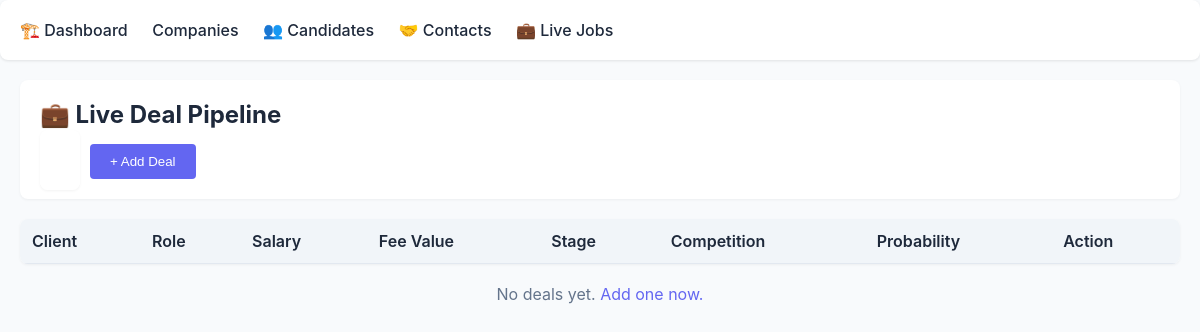
/deals, run on an earlier commit of the app's database.
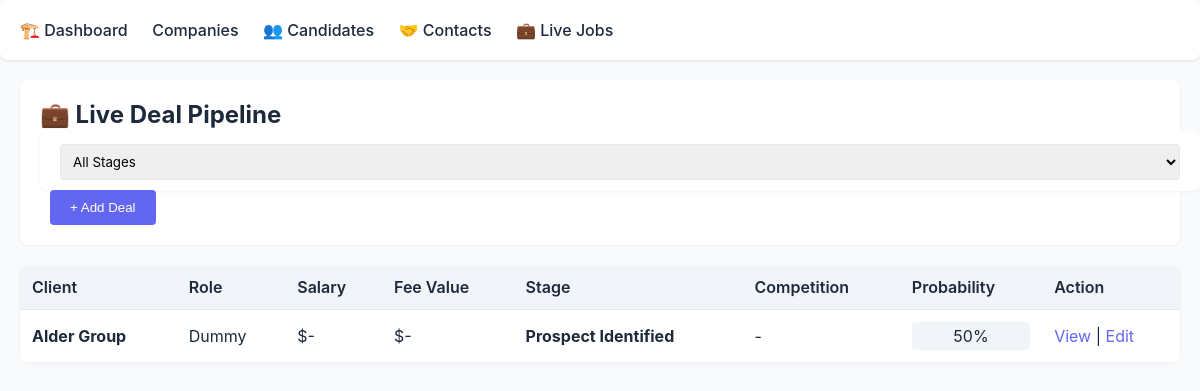
And on a later commit of the database.
### tables this page shows
CREATE TABLE deals (
            id INTEGER PRIMARY KEY,
            client TEXT NOT NULL,
            role TEXT NOT NULL,
            salary_value INTEGER,
            fee_value INTEGER,
            stage TEXT DEFAULT 'Prospect Identified',
            competition TEXT,
            probability INTEGER DEFAULT 50,
            next_action TEXT,
            notes TEXT,
            created_at TIMESTAMP DEFAULT CURRENT_TIMESTAMP,
            updated_at TIMESTAMP DEFAULT CURRENT_TIMESTAMP
        );

### app.py (the view)
@app.route('/deals')
def deals_list():
    db = get_db()
    cursor = db.cursor()
    stage = request.args.get('stage', '')
    if stage:
        cursor.execute('SELECT * FROM deals WHERE stage = ? ORDER BY updated_at DESC', (stage,))
    else:
        cursor.execute('SELECT * FROM deals ORDER BY updated_at DESC')
    deals = cursor.fetchall()
    cursor.execute('SELECT DISTINCT stage FROM deals ORDER BY stage')
    stages = cursor.fetchall()
    db.close()
    return render_template('deals.html', deals=deals, stages=stages, current_stage=stage)

### app.py (called while the page is built)
def get_db():
    db = sqlite3.connect(app.config['DATABASE'])
    db.row_factory = sqlite3.Row
    return db

### templates/deals.html (shortened to what this page needs)
{% extends "base.html" %}
{% block content %}
<div class="header">
  <h1>💼 Live Deal Pipeline</h1>
  <div style="margin-top: 15px;">
    <form method="get" style="display: inline;">
      {% if stages %}
      <select name="stage" onchange="this.form.submit()" style="padding: 8px; border-radius: 4px; border: 1px solid #e2e8f0;">
        <option value="">All Stages</option>
      </select>
      {% endif %}
    </form>
    <button class="btn" onclick="showAddForm()" style="margin-left: 10px;">+ Add Deal</button>
  </div>
</div>
<table>
  <thead>
    <tr>
      <th>Client</th>
      <th>Role</th>
      <th>Salary</th>
      <th>Fee Value</th>
      <th>Stage</th>
      <th>Competition</th>
      <th>Probability</th>
      <th>Action</th>
    </tr>
  </thead>
  <tbody>
    {% for deal in deals %}
    <tr>
      <td><strong>{{ deal.client }}</strong></td>
      <td>{{ deal.role }}</td>
      <td>${{ "{:,.0f}".format(deal.salary_value) if deal.salary_value else '-' }}</td>
      <td>${{ "{:,.0f}".format(deal.fee_value) if deal.fee_value else '-' }}</td>
      <td><strong>{{ deal.stage }}</strong></td>
      <td>{{ deal.competition or '-' }}</td>
      <td>
        <div style="background: #f1f5f9; padding: 4px 8px; border-radius: 4px; text-align: center;">
          {{ deal.probability }}%
        </div>
      </td>
      <td>
        <a href="/deal/{{ deal.id }}">View</a> |
        <a href="#" onclick="editJobById({{ deal.id }}); return false;">Edit</a>
      </td>
    </tr>
    {% endfor %}
  </tbody>
</table>
{% if not deals %}
<p style="text-align: center; color: #64748b; margin-top: 20px;">No deals yet. <a href="#" onclick="showAddForm(); return false;">Add one now.</a></p>
{% endif %}
{% endblock %}

### templates/base.html (shortened to what this page needs)
<!DOCTYPE html>
<html>
<head>
</head>
<body>
<nav class="container">
  <a href="/">🏗️ Dashboard</a>
  <a href="/companies">Companies</a>
  <a href="/candidates">👥 Candidates</a>
  <a href="/contacts">🤝 Contacts</a>
  <a href="/deals">💼 Live Jobs</a>
</nav>
<div class="container">
  {% block content %}{% endblock %}
</div>
</body>
</html>

### templates/base.html (style rules this page uses)
* { margin: 0; padding: 0; box-sizing: border-box; }
body { font-family: -apple-system, BlinkMacSystemFont, 'Segoe UI', Roboto, sans-serif; background: #f8fafc; color: #1e293b; }
.container { max-width: 1200px; margin: 0 auto; padding: 20px; }
nav { background: white; padding: 15px 20px; box-shadow: 0 1px 3px rgba(0,0,0,0.1); margin-bottom: 20px; border-radius: 8px; }
nav a { color: #1e293b; text-decoration: none; margin-right: 20px; font-weight: 500; }
.header { background: white; padding: 20px; border-radius: 8px; margin-bottom: 20px; box-shadow: 0 1px 3px rgba(0,0,0,0.05); }
.header h1 { font-size: 24px; margin-bottom: 5px; }
table { width: 100%; background: white; border-collapse: collapse; border-radius: 8px; overflow: hidden; box-shadow: 0 1px 3px rgba(0,0,0,0.05); }
th { background: #f1f5f9; padding: 12px; text-align: left; font-weight: 600; border-bottom: 1px solid #e2e8f0; }
td { padding: 12px; border-bottom: 1px solid #f1f5f9; }
a { color: #6366f1; text-decoration: none; }
.btn { background: #6366f1; color: white; padding: 10px 20px; border: none; border-radius: 4px; cursor: pointer; font-weight: 500; }
input, textarea, select { width: 100%; padding: 10px; border: 1px solid #e2e8f0; border-radius: 4px; font-family: inherit; margin-bottom: 10px; }
form { background: white; padding: 20px; border-radius: 8px; box-shadow: 0 1px 3px rgba(0,0,0,0.05); }

What changed in the data, as far as the page shows it:
added deals: client "Alder Group", role "Dummy", salary_value "-", fee_value "-", stage "Prospect Identified", competition "-", probability "50"
Also different on the page:
form field stage: (not shown) → "All Stages"
text no longer shown: "No deals yet. Add one now."
